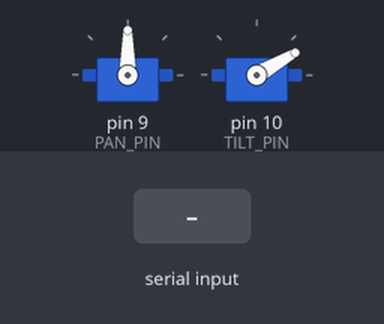
A sketch run on a simulated Arduino Uno, built with avr-gcc and run on an emulated ATmega328P. Shown: 2 × servo. Inputs (shaded band) come from the test bench.

Above: at 1.2 s.
1.3 s: "90,45\n" received over Serial
At 1.8 s:
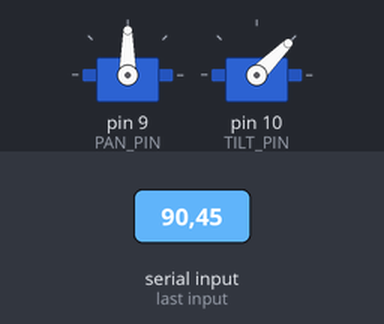
2.8 s: "30,150\n" received over Serial
At 4.1 s:
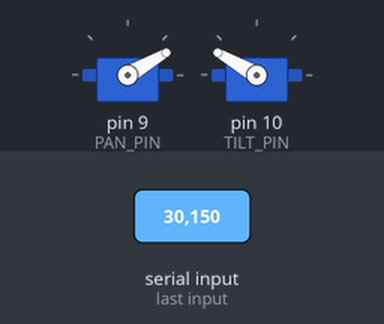
Timing chart, 0 to 5.8 s (numbered marks = the images above; inputs shaded):
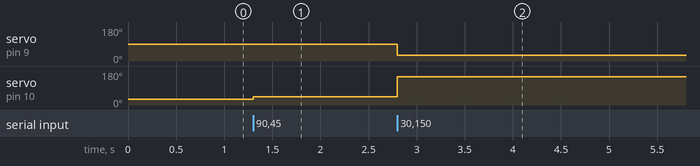

The sketch:

pan_tilt_controller.ino
```cpp
// Pan/tilt servo controller.
// Protocol: one ASCII line "pan,tilt\n" at 115200 baud, both angles in degrees (0-180).
#include <Servo.h>

const int PAN_PIN = 9;
const int TILT_PIN = 10;
const int HOME_PAN = 90;
const int HOME_TILT = 30;

Servo panServo;
Servo tiltServo;

void setup() {
  Serial.begin(115200);
  Serial.setTimeout(20);  // default is 1000 ms, which would stall the loop on a partial line
  panServo.attach(PAN_PIN);
  tiltServo.attach(TILT_PIN);
  panServo.write(HOME_PAN);
  tiltServo.write(HOME_TILT);
}

void loop() {
  if (Serial.available() > 0) {
    String line = Serial.readStringUntil('\n');
    int pan, tilt;
    // Only move on a well-formed line; garbage must not slam the servos to 0.
    if (sscanf(line.c_str(), "%d,%d", &pan, &tilt) == 2) {
      panServo.write(constrain(pan, 0, 180));
      tiltServo.write(constrain(tilt, 0, 180));
    }
  }
}
```

Measured:
- after the input at 1.3 s, servo on pin 10 (TILT_PIN): 30° → 45° at once
- after the input at 2.8 s, servo on pin 9 (PAN_PIN): 90° → 30° at once; servo on pin 10 (TILT_PIN): 45° → 150° at once
